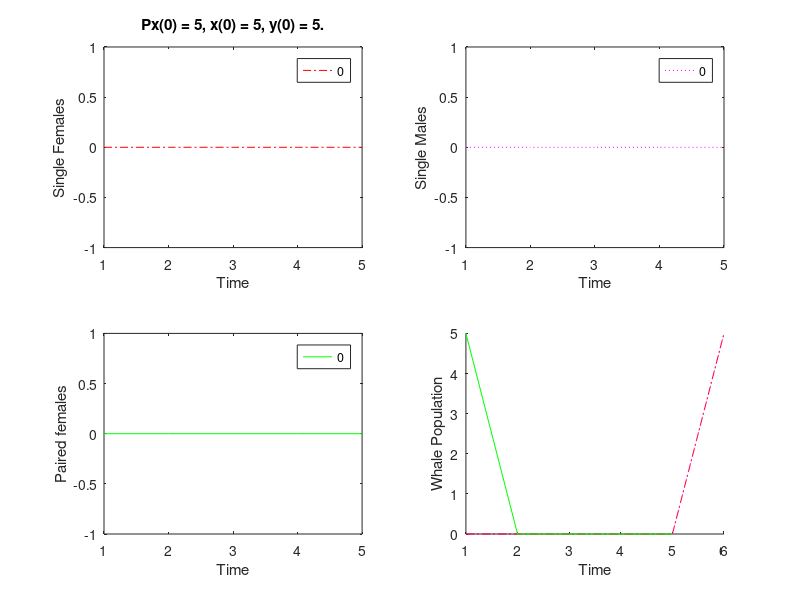
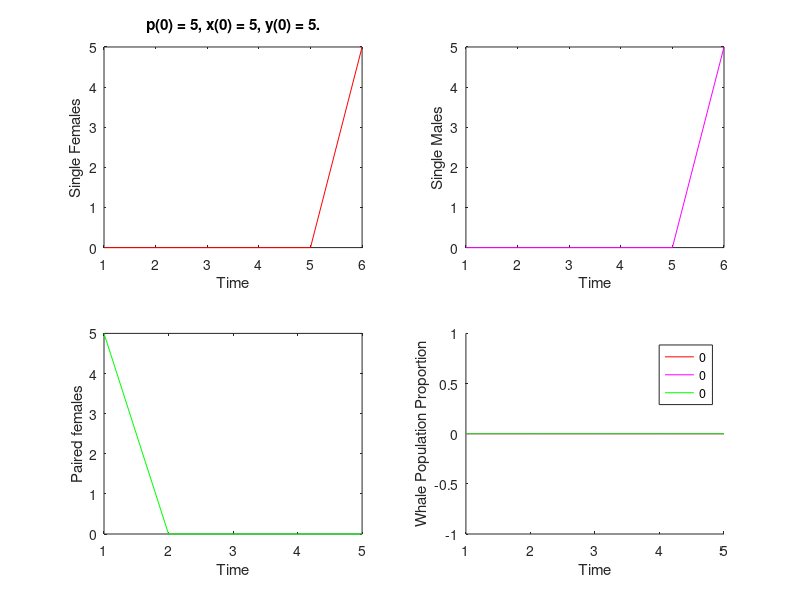

MATLAB code to generate these figures, in order:
%Whale Group at MTBI
%created by Ivan E. Cao-Berg

%This function creates a population proportion plot for each cycle and another plot of population sizes of those cycles
function whale( epsilon, muj, mux, muy, px0, x0, y0, k )

if nargin == 0
    option = input( 'Do you want to work with fin whales (1), with right whales (2) or another whale (3)? : ' )
    if option == 1
         betax = 0.5;
         betay = 0.5;
         mux = 0.925;
         muy = 0.94;
         muj = 0.957;
    end
    if option == 2
         betax = 0.5;
         betay = 0.5;
         mux = 0.925;
         muy = 0.94;
         muj = 0.957;
    end
    if option == 3
         betax = input( 'Please input a value for betax :' );
         betay = input( 'Please input a value for betay :' );
         mux = input( 'Please input a value for mux :' );
         muy = input( 'Please input a value for muy :' );
         muj = input( 'Please input a value for muj :' );
    end
%Number of iterations = numbers of generations
c = input('For how many generations do you want to run the simulation? :')
end

%Zero matrixes for reserving space in memory
x = zeros(1,c);
y = zeros(1,c);
px = zeros(1,c);
time = zeros(1,c);
propx = zeros(1,c);
propy = zeros(1,c);
propp = zeros(1,c);

%Initial Conditions
epsilon = input('Please type the value for epsilon ( no noise -> epsilon = 0 ) :')
px0 = input('Please type the value for P_0 :')
x0 = input('Please type the value for x_0 :')
y0 = input('Please type the value for y_0 :')
k = input('Please type the value for the delay :' )

%Options
option = input('Do you want p(0)=p(1)=p(2)...=p(k)? Yes=1 No=0 : ')
if option == 1 
    for delay = 1 : k
    px(delay)=px0;
    end
end

if option == 0
    for delay = 2 : k
    px(delay) = input('Please type the value for px() : ');
    end
end

%Initial Conditions = First Generation
x(k+1)=x0;
y(k+1)=y0;
px(1)=px0;

%Recursion Formula
for t = 12:c %Counter for number of generations
    x(t) = x_f( epsilon, betax, mux, muj, muy, x(t-1), y(t-1), px(t-1), px(t-k), k ); 
    y(t) = y_f( betay, mux, muy, y(t-1), px(t-k) );
    px(t) = px_f( epsilon, muj, mux, muy, x(t-1), y(t-1));
    propx(t) = ppx( x(t-1), y(t-1), px(t-1));
    propy(t) = ppy( x(t-1), y(t-1), px(t-1));
    propp(t) = ppp( x(t-1), y(t-1), px(t-1));
end

%%%%%%%%%%%%%%%%%%%
% Figure Number 1 %
%%%%%%%%%%%%%%%%%%%
%Divides the plot into four subplots
%First subplot : Time vs. Proportion of Single Females
figure(1)
subplot(2,2,1)
plot(propx,'r-.')
xlabel('Time')
ylabel('Single Females')
title(['Px(0) = ' num2str(px0) ', x(0) = ' num2str(x0) ', y(0) = ' num2str(y0) '.'])
legend([num2str(propx(c-1))])

%Second subplot : Time vs. Proportion of Single Males
subplot(2,2,2)
plot(propy,'m:')
xlabel('Time')
ylabel('Single Males')
legend([num2str(propy(c-1))])

%Third subplot : Time vs. Proportion of Paired Females
subplot(2,2,3)
plot(propp,'g-')
xlabel('Time')
ylabel('Paired females')
legend([num2str(propp(c-1))])

%Fourth subplot :  : Time vs. Whale Population Size
subplot(2,2,4)
hold on
plot(x,'r-.')
plot(y,'m:')
plot(px,'g-')
xlabel('Time')
ylabel('Whale Population')
hold off

%%%%%%%%%%%%%%%%%%%
% Figure Number 2 %
%%%%%%%%%%%%%%%%%%%
%Divides the plot into four subplots
%First subplot : Time vs. Population Size of Single Females
figure(2)
subplot(2,2,1)
plot(x,'r')
xlabel('Time')
ylabel('Single Females')
title(['p(0) = ' num2str(px0) ', x(0) = ' num2str(x0) ', y(0) = ' num2str(y0) '.'])

%Second subplot : Time vs. Population Size of Single Males
subplot(2,2,2)
plot(y,'m')
xlabel('Time')
ylabel('Single Males')

%Third subplot : Time vs. Population Size of Paired Females
subplot(2,2,3)
plot(px,'g')
xlabel('Time')
ylabel('Paired females')

%Fourth subplot : Time vs. Whale Population Proportion
subplot(2,2,4)
hold on
plot(propx,'r')
plot(propy,'m')
plot(propp,'g')
xlabel('Time')
ylabel('Whale Population Proportion')
legend([num2str(propx(c-1))],[num2str(propy(c-1))],[num2str(propp(c-1))])
hold off